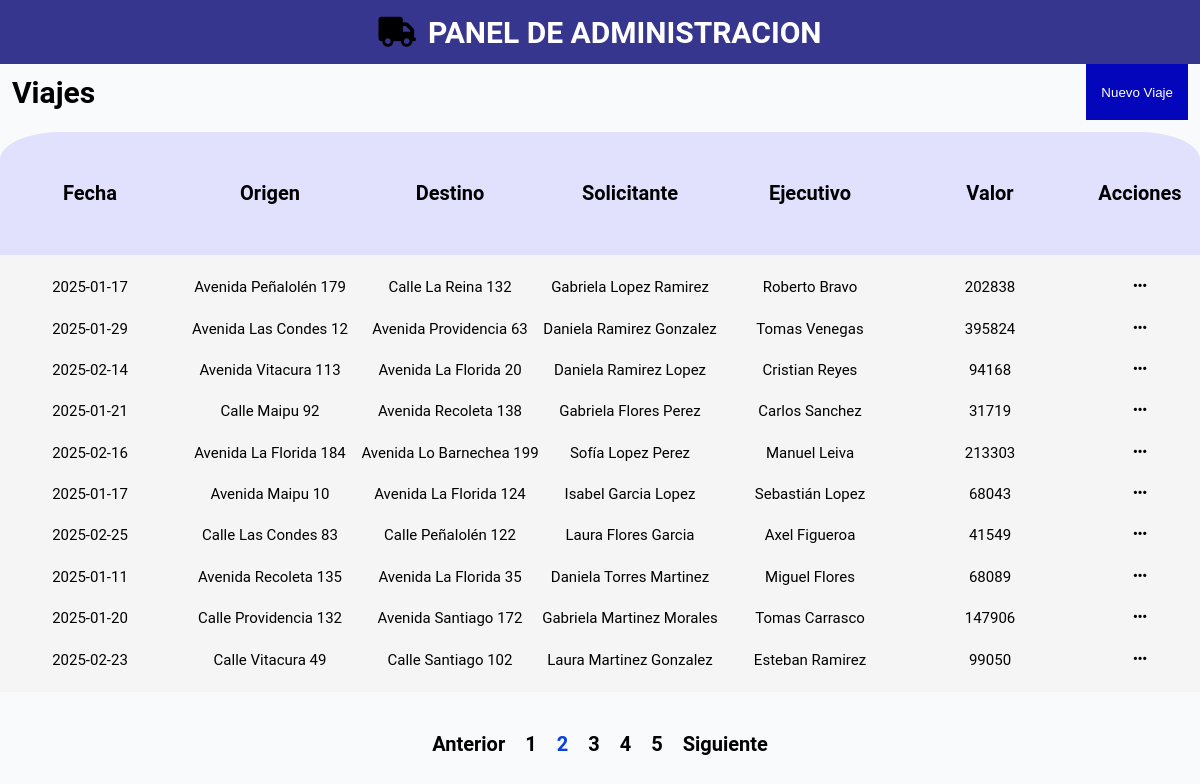
Screenshot of /?page=2 with the database file from the repository.
### tables this page shows
CREATE TABLE `viajes` (
  `id` int(11) NOT NULL,
  `fecha_viaje` date DEFAULT NULL,
  `origen_direccion` varchar(255) DEFAULT NULL,
  `origen_comuna` varchar(100) DEFAULT NULL,
  `origen_contacto` varchar(20) DEFAULT NULL,
  `destino_direccion` varchar(255) DEFAULT NULL,
  `destino_comuna` varchar(100) DEFAULT NULL,
  `destino_contacto` varchar(20) DEFAULT NULL,
  `usuario_ejecutivo` varchar(100) DEFAULT NULL,
  `usuario_solicitante` varchar(100) DEFAULT NULL,
  `valor` int(11) DEFAULT NULL
);

### src/models/db.php (called while the page is built)
<?php
    class DB{
        private static $host = "db";
        private static $username = "usuario";
        private static $password = "usuario_password";
        private static $database = "transportes";
        private static $conn = null;
        public static function connect() {
            if (!isset(self::$conn)) {
                try {
                    self::$conn = new PDO("mysql:host=" . self::$host . ";dbname=" . self::$database, self::$username, self::$password);
                    self::$conn->setAttribute(PDO::ATTR_ERRMODE, PDO::ERRMODE_EXCEPTION);
                } catch (PDOException $e) {
                    die("Error en la conexión: " . $e->getMessage());
                }
            }
            return self::$conn;
        }
    }
?>

### src/controllers/homeController.php (called while the page is built, shortened)
<?php
    require_once 'src/models/travel.php';
    $travel = new Travel();
    $allTravels = $travel->getAll();
    $limit = 10;
    $page = isset($_GET['page']) ? (int)$_GET['page'] : 1;
    $offset = ($page -1) * $limit;
    $totalTravels = count($allTravels);
    $totalPages = ceil($totalTravels / $limit);
    $currentTravels = array_slice($allTravels, $offset, $limit);
    $range = 5;
    $startPage = max(1, $page - floor($range / 2));
    $endPage = min($totalPages, $startPage + $range - 1);
?>

### src/models/travel.php (called while the page is built, shortened)
<?php
    require_once 'db.php';
    class Travel {private $db; private $id; private $origin; private $destination;
        public function __construct() {
            $this->db = db::connect();
        }
        public function getAll() {
            try{
                $sql = 'SELECT * FROM viajes';
                $query = $this->db->prepare($sql);
                $query->execute();
                return $query->fetchAll(PDO::FETCH_ASSOC);
            }  catch(PDOException $e){
                return false;
            }
        }
    }
?>

### src/views/home.php (the view, shortened to what this page needs)
<!DOCTYPE html>
<html lang="en">
<head>
    <link rel="stylesheet" href="https://cdnjs.cloudflare.com/ajax/libs/font-awesome/6.7.2/css/all.min.css" />
    <link rel="stylesheet" href="./assets/css/home.css">
</head>
<body>
    <div class="navbar" id="navbar">
        <i class="fa-solid fa-truck" style="font-size: 30px; text-align: center;"></i>
        <h1>PANEL DE ADMINISTRACION</h1>
    </div>
    <div class="container" id="container">
        <div class="top-container">
            <h3>Viajes</h3>
            <button class="btn-travel" onclick="window.location.href='?route=newTravel'">Nuevo Viaje</button>
        </div>
        <div class="tableTravel">
            <div class="statements">
                <li>Fecha</li>
                <li>Origen</li>
                <li>Destino</li>
                <li>Solicitante</li>
                <li>Ejecutivo</li>
                <li>Valor</li>
                <li>Acciones</li>
            </div>
            <div class="travelData">
            <?php
                require_once 'src/controllers/homeController.php';
                if ($allTravels) {
                    foreach($currentTravels as $travel) {
                        echo "<div class='row'>";
                        echo "<div class='dataDate'>" . $travel['fecha_viaje'] . "</div>";
                        echo "<div class='dataAdress'>" . $travel['origen_direccion'] . "</div>";
                        echo "<div class='dataDestination'>" . $travel['destino_direccion'] . "</div>";
                        echo "<div class='dataRequester'>" . $travel['usuario_solicitante'] . "</div>";
                        echo "<div class='dataExecutive'>" . $travel['usuario_ejecutivo'] . "</div>";
                        echo "<div class='dataValue'>" . $travel['valor'] . "</div>";
                        echo "<i class='fa-solid fa-ellipsis' data-id='" . $travel['id'] . "' onclick='toggleMenu(event)'></i>";
                        echo "</div>";
                    }
                } else {
                    echo "<div>No hay viajes todavía</div>";
                }
            ?>
            </div>
        </div>
        <div class="pagination">
            <?php
                if ($page > 1) {
                    echo "<a href='?page=" . ($page - 1) . "'>Anterior</a>";
                }
                for ($i = $startPage; $i <= $endPage; $i++) {
                    if ($i == $page) {
                        echo "<span>$i</span>";
                    } else {
                        echo "<a href='?page=$i'>$i</a>";
                    }
                }
                if ($page < $totalPages) {
                    echo "<a href='?page=" . ($page + 1) . "'>Siguiente</a>";
                }
            ?>
        </div>
    </div>
</body>
</html>

### public/assets/css/home.css (style rules this page uses)
body { margin: 0; padding: 0; box-sizing: border-box; font-family: 'Roboto', sans-serif; }
.navbar { width: 100vw; height: 8vh; background-color: rgb(55, 54, 143); display: flex; text-align: center; justify-content: center; align-items: center; }
.navbar h1 { color: #ffffff; font-size: 30px; font-weight: 600; margin: 0; padding: 0; padding-left: 1%; }
.container { width: 100vw; height: 90vh; background-color: #F9FAFB; display: flex; flex-direction: column; }
.top-container { height: 7vh; display: flex; flex-direction: row; align-items: center; justify-content: space-between; padding: 0% 1%; }
.top-container h3 { font-size: 30px; color: #000; font-weight: 600; margin: 0; padding: 0; }
.btn-travel { height: 100%; color: #ffffff; background-color: #0306BA; border: none; padding: 15px; }
.tableTravel { width: 100%; background-color: #F3F4F6; display: grid; grid-template-columns: repeat(7, 1fr); grid-column-gap: 0px; grid-row-gap: 0px; overflow-y: auto; min-height: 70vh; margin: auto; border-radius: 5% 5% 0% 0%; }
.pagination { min-height: 10vh; width: 100%; display: flex; flex-direction: row; justify-content: center; align-items: center; }
.pagination a { text-decoration: none; color: #000; font-size: 20px; font-weight: 600; margin: 0 10px; }
.pagination span { text-decoration: none; color: #0941dd; font-size: 20px; font-weight: 600; margin: 0 10px; }
.statements { background-color: #e1e1fe; grid-area: 1 / 1 / 2 / 8; display: grid; grid-template-columns: 15% 15% 15% 15% 15% 15% 10%; color: #000; align-items: center; min-height: 10vh; }
.statements li { list-style: none; display: inline; font-size: 20px; font-weight: 600; text-align: center; }
.travelData { background-color: #f5f5f5; grid-area: 2 / 1 / 8 / 8; display: flex; flex-direction: column; justify-content: space-evenly; font-size: 15px; }
.row { display: grid; grid-template-columns: 15% 15% 15% 15% 15% 15% 10%; text-align: center; }
.row { position: relative; }

### rows the page displays
viajes: fecha_viaje "2025-01-17", origen_direccion "Avenida Peñalolén 179", destino_direccion "Calle La Reina 132", usuario_solicitante "Gabriela Lopez Ramirez", usuario_ejecutivo "Roberto Bravo", valor "202838"
viajes: fecha_viaje "2025-01-29", origen_direccion "Avenida Las Condes 12", destino_direccion "Avenida Providencia 63", usuario_solicitante "Daniela Ramirez Gonzalez", usuario_ejecutivo "Tomas Venegas", valor "395824"
viajes: fecha_viaje "2025-02-14", origen_direccion "Avenida Vitacura 113", destino_direccion "Avenida La Florida 20", usuario_solicitante "Daniela Ramirez Lopez", usuario_ejecutivo "Cristian Reyes", valor "94168"
viajes: fecha_viaje "2025-01-21", origen_direccion "Calle Maipu 92", destino_direccion "Avenida Recoleta 138", usuario_solicitante "Gabriela Flores Perez", usuario_ejecutivo "Carlos Sanchez", valor "31719"
viajes: fecha_viaje "2025-02-16", origen_direccion "Avenida La Florida 184", destino_direccion "Avenida Lo Barnechea 199", usuario_solicitante "Sofía Lopez Perez", usuario_ejecutivo "Manuel Leiva", valor "213303"
viajes: fecha_viaje "2025-01-17", origen_direccion "Avenida Maipu 10", destino_direccion "Avenida La Florida 124", usuario_solicitante "Isabel Garcia Lopez", usuario_ejecutivo "Sebastián Lopez", valor "68043"
viajes: fecha_viaje "2025-02-25", origen_direccion "Calle Las Condes 83", destino_direccion "Calle Peñalolén 122", usuario_solicitante "Laura Flores Garcia", usuario_ejecutivo "Axel Figueroa", valor "41549"
viajes: fecha_viaje "2025-01-11", origen_direccion "Avenida Recoleta 135", destino_direccion "Avenida La Florida 35", usuario_solicitante "Daniela Torres Martinez", usuario_ejecutivo "Miguel Flores", valor "68089"
viajes: fecha_viaje "2025-01-20", origen_direccion "Calle Providencia 132", destino_direccion "Avenida Santiago 172", usuario_solicitante "Gabriela Martinez Morales", usuario_ejecutivo "Tomas Carrasco", valor "147906"
viajes: fecha_viaje "2025-02-23", origen_direccion "Calle Vitacura 49", destino_direccion "Calle Santiago 102", usuario_solicitante "Laura Martinez Gonzalez", usuario_ejecutivo "Esteban Ramirez", valor "99050"
